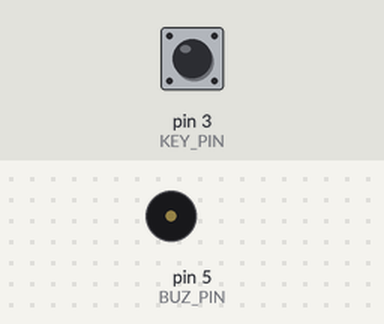
Bench run of a sketch on a simulated Arduino Uno, built with avr-gcc and run on an emulated ATmega328P. Shown: buzzer (waves = sounding). The test bench sets the inputs (shaded band); at power-on: pin 3 (KEY_PIN) HIGH.

Above: at 1.2 s.
1.3 s: pin 3 (KEY_PIN) pulled LOW for 0.15 s
At 2.3 s:
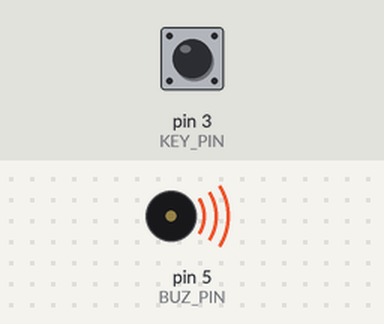
4.4 s: pin 3 (KEY_PIN) pulled LOW for 1 s
8.4 s: pin 3 (KEY_PIN) pulled LOW for 3.2 s
Timing chart, 0 to 14.9 s (numbered marks = the images above; inputs shaded):
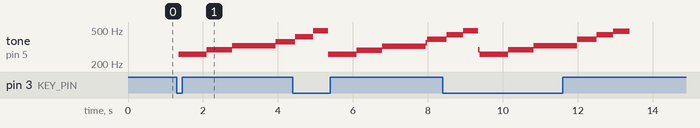

Measured:
- after the input at 1.3 s, tone on pin 5 (BUZ_PIN): silent → 261 Hz after 0.05 s, → 293 Hz 0.76 s later, → 329 Hz 0.68 s later, → 365 Hz 1.2 s later

The sketch:

buzzer_CDEFGABC.ino
```cpp
#define BUZ_PIN (5)
#define INTERVAL 10000
#define DELAY_TIME 500

#define KEY_PIN (3)
bool buz_enable= false;

#define C4_PERIOD   (1911)
#define D4_PERIOD   (1703)
#define E4_PERIOD   (1517)
#define F4_PERIOD   (1432)
#define G4_PERIOD   (1276)
#define A4_PERIOD   (1136)
#define B4_PERIOD   (1012)
#define C5_PERIOD   (956)

void setup() {
  pinMode(BUZ_PIN, OUTPUT);
  pinMode(KEY_PIN, INPUT);
}

void loop() {
  int key_val= 0;

  while(1) {
    key_val= digitalRead(KEY_PIN);
    if(key_val==LOW) { buz_enable=true; }
    else { buz_enable=false; }

    if(buz_enable==true) {
      for(int i= 0; i<200; i++) {
        digitalWrite(BUZ_PIN, HIGH); delayMicroseconds(C4_PERIOD);
        digitalWrite(BUZ_PIN, LOW); delayMicroseconds(C4_PERIOD);
      }

      for(int i= 0; i<200; i++) {
        digitalWrite(BUZ_PIN, HIGH); delayMicroseconds(D4_PERIOD);
        digitalWrite(BUZ_PIN, LOW); delayMicroseconds(D4_PERIOD);
      }

      for(int i= 0; i<200; i++) {
        digitalWrite(BUZ_PIN, HIGH); delayMicroseconds(E4_PERIOD);
        digitalWrite(BUZ_PIN, LOW); delayMicroseconds(E4_PERIOD);
      }

      for(int i= 0; i<200; i++) {
        digitalWrite(BUZ_PIN, HIGH); delayMicroseconds(F4_PERIOD);
        digitalWrite(BUZ_PIN, LOW); delayMicroseconds(F4_PERIOD);
      }

      for(int i= 0; i<200; i++) {
        digitalWrite(BUZ_PIN, HIGH); delayMicroseconds(G4_PERIOD);
        digitalWrite(BUZ_PIN, LOW); delayMicroseconds(G4_PERIOD);
      }

      for(int i= 0; i<200; i++) {
        digitalWrite(BUZ_PIN, HIGH); delayMicroseconds(A4_PERIOD);
        digitalWrite(BUZ_PIN, LOW); delayMicroseconds(A4_PERIOD);
      }

      for(int i= 0; i<200; i++) {
        digitalWrite(BUZ_PIN, HIGH); delayMicroseconds(B4_PERIOD);
        digitalWrite(BUZ_PIN, LOW); delayMicroseconds(B4_PERIOD);
      }
    }
  }
}
```
